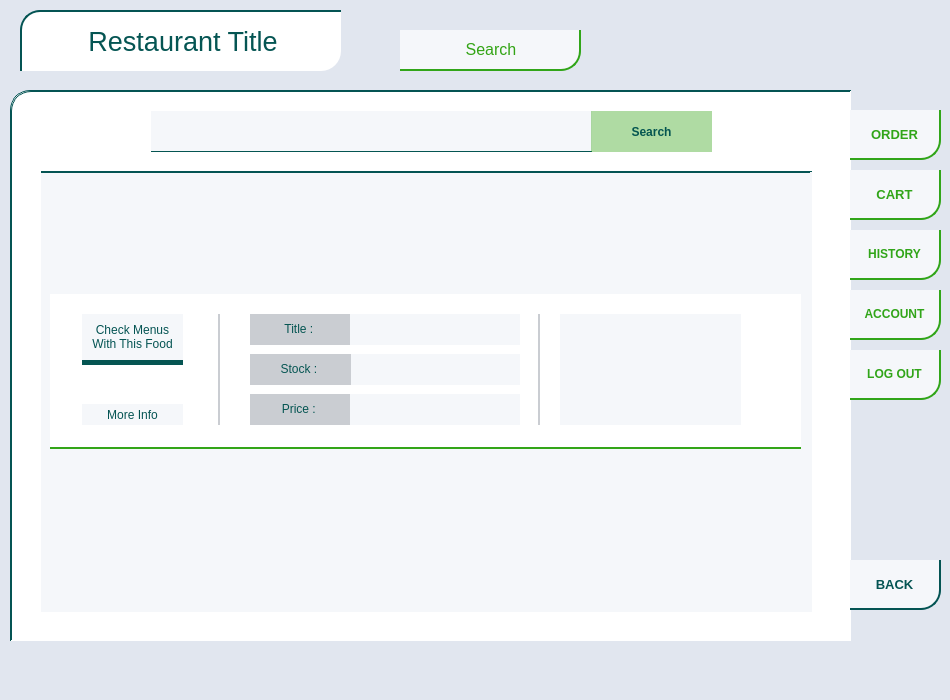
<?xml version="1.0" encoding="UTF-8"?>
<ui version="4.0">
 <class>MainWindow</class>
 <widget class="QMainWindow" name="MainWindow">
  <property name="geometry">
   <rect>
    <x>0</x>
    <y>0</y>
    <width>950</width>
    <height>700</height>
   </rect>
  </property>
  <property name="sizePolicy">
   <sizepolicy hsizetype="Fixed" vsizetype="Fixed">
    <horstretch>0</horstretch>
    <verstretch>0</verstretch>
   </sizepolicy>
  </property>
  <property name="windowTitle">
   <string>MainWindow</string>
  </property>
  <property name="styleSheet">
   <string notr="true">background-color: rgb(225, 230, 239);</string>
  </property>
  <widget class="QWidget" name="centralwidget">
   <property name="sizePolicy">
    <sizepolicy hsizetype="Fixed" vsizetype="Fixed">
     <horstretch>0</horstretch>
     <verstretch>0</verstretch>
    </sizepolicy>
   </property>
   <widget class="QScrollArea" name="scrollArea">
    <property name="geometry">
     <rect>
      <x>10</x>
      <y>90</y>
      <width>841</width>
      <height>551</height>
     </rect>
    </property>
    <property name="sizePolicy">
     <sizepolicy hsizetype="Fixed" vsizetype="Fixed">
      <horstretch>0</horstretch>
      <verstretch>0</verstretch>
     </sizepolicy>
    </property>
    <property name="styleSheet">
     <string notr="true">border-color: rgb(4, 84, 83);
background-color: rgb(255, 255, 255);
border-style : solid;
border-width : 1px;
border-right-width : 0px;
border-bottom-width : 0px;
border-top-left-radius : 20px;
border-bottom-right-radius: 0px;
</string>
    </property>
    <property name="widgetResizable">
     <bool>true</bool>
    </property>
    <widget class="QWidget" name="scrollAreaWidgetContents">
     <property name="geometry">
      <rect>
       <x>0</x>
       <y>0</y>
       <width>839</width>
       <height>549</height>
      </rect>
     </property>
     <widget class="QScrollArea" name="scrollArea_2">
      <property name="geometry">
       <rect>
        <x>30</x>
        <y>80</y>
        <width>771</width>
        <height>441</height>
       </rect>
      </property>
      <property name="styleSheet">
       <string notr="true">border-radius : 0px;
border-width : 0px;
border-top-width : 1px;
background-color: rgb(245, 247, 250);</string>
      </property>
      <property name="widgetResizable">
       <bool>true</bool>
      </property>
      <widget class="QWidget" name="scrollAreaWidgetContents_3">
       <property name="geometry">
        <rect>
         <x>0</x>
         <y>0</y>
         <width>769</width>
         <height>439</height>
        </rect>
       </property>
       <layout class="QVBoxLayout" name="verticalLayout">
        <item>
         <widget class="QWidget" name="foodWidget" native="true">
          <property name="minimumSize">
           <size>
            <width>0</width>
            <height>155</height>
           </size>
          </property>
          <property name="maximumSize">
           <size>
            <width>16777215</width>
            <height>155</height>
           </size>
          </property>
          <property name="styleSheet">
           <string notr="true">background-color: rgb(255, 255, 255);
border-width : 0px;
border-style : solid;
border-bottom-width : 2px;
border-color: rgb(51, 165, 24);
</string>
          </property>
          <widget class="QLabel" name="foodTitleLabel">
           <property name="geometry">
            <rect>
             <x>200</x>
             <y>20</y>
             <width>101</width>
             <height>31</height>
            </rect>
           </property>
           <property name="styleSheet">
            <string notr="true">border-width:0px;
border-color: rgb(5, 85, 82);
border-radius:0px;
background-color: rgb(202, 205, 210);

</string>
           </property>
           <property name="text">
            <string>&lt;html&gt;&lt;head/&gt;&lt;body&gt;&lt;p align=&quot;center&quot;&gt;&lt;span style=&quot; color:#055552;&quot;&gt;Title : &lt;/span&gt;&lt;/p&gt;&lt;/body&gt;&lt;/html&gt;</string>
           </property>
          </widget>
          <widget class="QLabel" name="foodStockValue">
           <property name="geometry">
            <rect>
             <x>300</x>
             <y>60</y>
             <width>170</width>
             <height>31</height>
            </rect>
           </property>
           <property name="sizePolicy">
            <sizepolicy hsizetype="Fixed" vsizetype="Fixed">
             <horstretch>0</horstretch>
             <verstretch>0</verstretch>
            </sizepolicy>
           </property>
           <property name="minimumSize">
            <size>
             <width>170</width>
             <height>0</height>
            </size>
           </property>
           <property name="styleSheet">
            <string notr="true">border-width:0px;
border-color: rgb(5, 85, 82);
border-radius:0px;
background-color: rgb(245, 247, 250);
</string>
           </property>
           <property name="text">
            <string>&lt;html&gt;&lt;head/&gt;&lt;body&gt;&lt;p align=&quot;center&quot;&gt;&lt;span style=&quot; color:#055552;&quot;&gt;&lt;/span&gt;&lt;/p&gt;&lt;/body&gt;&lt;/html&gt;</string>
           </property>
          </widget>
          <widget class="QLabel" name="foodTitleValue">
           <property name="geometry">
            <rect>
             <x>300</x>
             <y>20</y>
             <width>170</width>
             <height>31</height>
            </rect>
           </property>
           <property name="sizePolicy">
            <sizepolicy hsizetype="Fixed" vsizetype="Fixed">
             <horstretch>0</horstretch>
             <verstretch>0</verstretch>
            </sizepolicy>
           </property>
           <property name="minimumSize">
            <size>
             <width>170</width>
             <height>0</height>
            </size>
           </property>
           <property name="styleSheet">
            <string notr="true">border-width:0px;
background-color: rgb(245, 247, 250);
border-color: rgb(5, 85, 82);
border-radius:0px;
background-color: rgb(245, 247, 250);
</string>
           </property>
           <property name="text">
            <string>&lt;html&gt;&lt;head/&gt;&lt;body&gt;&lt;p align=&quot;center&quot;&gt;&lt;span style=&quot; color:#055552;&quot;&gt;&lt;/span&gt;&lt;/p&gt;&lt;/body&gt;&lt;/html&gt;</string>
           </property>
          </widget>
          <widget class="QLabel" name="foodPriceLabel">
           <property name="geometry">
            <rect>
             <x>200</x>
             <y>100</y>
             <width>101</width>
             <height>31</height>
            </rect>
           </property>
           <property name="styleSheet">
            <string notr="true">border-width:0px;
border-color: rgb(5, 85, 82);
border-radius:0px;
background-color: rgb(202, 205, 210);

</string>
           </property>
           <property name="text">
            <string>&lt;html&gt;&lt;head/&gt;&lt;body&gt;&lt;p align=&quot;center&quot;&gt;&lt;span style=&quot; color:#055552;&quot;&gt;Price : &lt;/span&gt;&lt;/p&gt;&lt;/body&gt;&lt;/html&gt;</string>
           </property>
          </widget>
          <widget class="QLabel" name="foodPriceValue">
           <property name="geometry">
            <rect>
             <x>300</x>
             <y>100</y>
             <width>170</width>
             <height>31</height>
            </rect>
           </property>
           <property name="sizePolicy">
            <sizepolicy hsizetype="Fixed" vsizetype="Fixed">
             <horstretch>0</horstretch>
             <verstretch>0</verstretch>
            </sizepolicy>
           </property>
           <property name="minimumSize">
            <size>
             <width>170</width>
             <height>0</height>
            </size>
           </property>
           <property name="styleSheet">
            <string notr="true">border-width:0px;
border-color: rgb(5, 85, 82);
border-radius:0px;
background-color: rgb(245, 247, 250);
</string>
           </property>
           <property name="text">
            <string>&lt;html&gt;&lt;head/&gt;&lt;body&gt;&lt;p align=&quot;center&quot;&gt;&lt;span style=&quot; color:#055552;&quot;&gt;&lt;/span&gt;&lt;/p&gt;&lt;/body&gt;&lt;/html&gt;</string>
           </property>
          </widget>
          <widget class="QLabel" name="foodStockLabel">
           <property name="geometry">
            <rect>
             <x>200</x>
             <y>60</y>
             <width>101</width>
             <height>31</height>
            </rect>
           </property>
           <property name="styleSheet">
            <string notr="true">border-width:0px;
border-color: rgb(5, 85, 82);
border-radius:0px;
background-color: rgb(202, 205, 210);

</string>
           </property>
           <property name="text">
            <string>&lt;html&gt;&lt;head/&gt;&lt;body&gt;&lt;p align=&quot;center&quot;&gt;&lt;span style=&quot; color:#055552;&quot;&gt;Stock : &lt;/span&gt;&lt;/p&gt;&lt;/body&gt;&lt;/html&gt;</string>
           </property>
          </widget>
          <widget class="QLabel" name="foodImage">
           <property name="geometry">
            <rect>
             <x>510</x>
             <y>20</y>
             <width>181</width>
             <height>111</height>
            </rect>
           </property>
           <property name="sizePolicy">
            <sizepolicy hsizetype="Fixed" vsizetype="Fixed">
             <horstretch>0</horstretch>
             <verstretch>0</verstretch>
            </sizepolicy>
           </property>
           <property name="minimumSize">
            <size>
             <width>0</width>
             <height>111</height>
            </size>
           </property>
           <property name="styleSheet">
            <string notr="true">background-color: rgb(245, 247, 250);
border-width : 0px;</string>
           </property>
           <property name="text">
            <string/>
           </property>
          </widget>
          <widget class="QWidget" name="divider1" native="true">
           <property name="geometry">
            <rect>
             <x>150</x>
             <y>20</y>
             <width>20</width>
             <height>111</height>
            </rect>
           </property>
           <property name="styleSheet">
            <string notr="true">border-width : 0px;
border-right-width : 2px;
border-color: rgb(202, 205, 210);</string>
           </property>
          </widget>
          <widget class="QWidget" name="divider2" native="true">
           <property name="geometry">
            <rect>
             <x>470</x>
             <y>20</y>
             <width>20</width>
             <height>111</height>
            </rect>
           </property>
           <property name="styleSheet">
            <string notr="true">border-width : 0px;
border-right-width : 2px;
border-color: rgb(202, 205, 210);</string>
           </property>
          </widget>
          <widget class="QPushButton" name="foodMenuBtn">
           <property name="geometry">
            <rect>
             <x>32</x>
             <y>20</y>
             <width>101</width>
             <height>51</height>
            </rect>
           </property>
           <property name="styleSheet">
            <string notr="true">border-width:0px;
border-bottom-width : 5px;
border-color: rgb(5, 85, 82);
border-radius:0px;
background-color: rgb(245, 247, 250);
padding-left:0px;
color: rgb(4, 84, 83);</string>
           </property>
           <property name="text">
            <string>Check Menus 
With This Food</string>
           </property>
          </widget>
          <widget class="QPushButton" name="foodInfoBtn">
           <property name="geometry">
            <rect>
             <x>32</x>
             <y>110</y>
             <width>101</width>
             <height>21</height>
            </rect>
           </property>
           <property name="styleSheet">
            <string notr="true">border-width:0px;
border-color: rgb(5, 85, 82);
border-radius:0px;
background-color: rgb(245, 247, 250);
padding-left:0px;
color: rgb(4, 84, 83);</string>
           </property>
           <property name="text">
            <string>More Info</string>
           </property>
          </widget>
         </widget>
        </item>
        <item>
         <spacer name="verticalSpacer">
          <property name="orientation">
           <enum>Qt::Vertical</enum>
          </property>
          <property name="sizeType">
           <enum>QSizePolicy::Preferred</enum>
          </property>
          <property name="sizeHint" stdset="0">
           <size>
            <width>20</width>
            <height>40</height>
           </size>
          </property>
         </spacer>
        </item>
       </layout>
      </widget>
     </widget>
     <widget class="QLineEdit" name="searchEdit">
      <property name="geometry">
       <rect>
        <x>140</x>
        <y>20</y>
        <width>441</width>
        <height>41</height>
       </rect>
      </property>
      <property name="styleSheet">
       <string notr="true">border-width:0px;
border-bottom-width : 1px;
border-color: rgb(5, 85, 82);
border-radius:0px;
background-color: rgb(245, 247, 250);
padding-left:20px;
</string>
      </property>
     </widget>
     <widget class="QPushButton" name="searchBtn">
      <property name="geometry">
       <rect>
        <x>580</x>
        <y>20</y>
        <width>121</width>
        <height>41</height>
       </rect>
      </property>
      <property name="styleSheet">
       <string notr="true">border-width:0px;
color: rgb(4, 85, 80);
background-color: rgb(52, 163, 21, 100);
border-bottom-width : 0px;
border-color: rgb(5, 85, 82);
border-radius:0px;
font-weight : 500;
font-size: 9pt;


</string>
      </property>
      <property name="text">
       <string>Search</string>
      </property>
     </widget>
    </widget>
   </widget>
   <widget class="QPushButton" name="historyBtn">
    <property name="geometry">
     <rect>
      <x>850</x>
      <y>230</y>
      <width>91</width>
      <height>50</height>
     </rect>
    </property>
    <property name="styleSheet">
     <string notr="true">border-color : rgb(49, 165, 25);
background-color: rgb(245, 247, 250);
border-style : solid;
border-bottom-width : 2px;
border-right-width : 2px;
border-bottom-right-radius: 20px;
box-shadow: 10px 10px 5px -5px #666;
color : rgb(49, 165, 25);
font-weight : 500;
font-size: 9pt;</string>
    </property>
    <property name="text">
     <string>HISTORY</string>
    </property>
   </widget>
   <widget class="QPushButton" name="logoutBtn">
    <property name="geometry">
     <rect>
      <x>850</x>
      <y>350</y>
      <width>91</width>
      <height>50</height>
     </rect>
    </property>
    <property name="styleSheet">
     <string notr="true">border-color : rgb(49, 165, 25);
background-color: rgb(245, 247, 250);
border-style : solid;
border-bottom-width : 2px;
border-right-width : 2px;
border-bottom-right-radius: 20px;
box-shadow: 10px 10px 5px -5px #666;
color : rgb(49, 165, 25);
font-weight : 500;
font-size: 9pt;</string>
    </property>
    <property name="text">
     <string>LOG OUT</string>
    </property>
   </widget>
   <widget class="QPushButton" name="accountBtn">
    <property name="geometry">
     <rect>
      <x>850</x>
      <y>290</y>
      <width>91</width>
      <height>50</height>
     </rect>
    </property>
    <property name="styleSheet">
     <string notr="true">border-color : rgb(49, 165, 25);
background-color: rgb(245, 247, 250);
border-style : solid;
border-bottom-width : 2px;
border-right-width : 2px;
border-bottom-right-radius: 20px;
box-shadow: 10px 10px 5px -5px #666;
color : rgb(49, 165, 25);
font-weight : 500;
font-size: 9pt;</string>
    </property>
    <property name="text">
     <string>ACCOUNT</string>
    </property>
   </widget>
   <widget class="QPushButton" name="orderBtn">
    <property name="geometry">
     <rect>
      <x>850</x>
      <y>110</y>
      <width>91</width>
      <height>50</height>
     </rect>
    </property>
    <property name="styleSheet">
     <string notr="true">border-color: rgb(49, 165, 25);
background-color: rgb(245, 247, 250);
border-style : solid;
border-bottom-width : 2px;
border-right-width : 2px;
border-bottom-right-radius: 20px;
box-shadow: 10px 10px 5px -5px #666;
color : rgb(49, 165, 25);
font-weight : 500;
font-size: 10pt;</string>
    </property>
    <property name="text">
     <string>ORDER</string>
    </property>
   </widget>
   <widget class="QPushButton" name="backBtn">
    <property name="geometry">
     <rect>
      <x>850</x>
      <y>560</y>
      <width>91</width>
      <height>50</height>
     </rect>
    </property>
    <property name="styleSheet">
     <string notr="true">border-color: rgb(4, 84, 83);
background-color: rgb(245, 247, 250);
border-style : solid;
border-bottom-width : 2px;
border-right-width : 2px;
border-bottom-right-radius: 20px;
box-shadow: 10px 10px 5px -5px #666;
color: rgb(4, 84, 83);
font-weight : 500;
font-size: 10pt;</string>
    </property>
    <property name="text">
     <string>BACK</string>
    </property>
   </widget>
   <widget class="QLabel" name="mainTitle">
    <property name="geometry">
     <rect>
      <x>20</x>
      <y>10</y>
      <width>321</width>
      <height>61</height>
     </rect>
    </property>
    <property name="toolTip">
     <string>&lt;html&gt;&lt;head/&gt;&lt;body&gt;&lt;p align=&quot;center&quot;&gt;&lt;br/&gt;&lt;/p&gt;&lt;/body&gt;&lt;/html&gt;</string>
    </property>
    <property name="whatsThis">
     <string>&lt;html&gt;&lt;head/&gt;&lt;body&gt;&lt;p align=&quot;center&quot;&gt;&lt;br/&gt;&lt;/p&gt;&lt;/body&gt;&lt;/html&gt;</string>
    </property>
    <property name="styleSheet">
     <string notr="true">border-color: rgb(4, 84, 83);
background-color: rgb(255, 255, 255);
border-style : solid;
border-width : 2px;
border-right-width : 0px;
border-bottom-width : 0px;
border-top-left-radius : 20px;
border-bottom-right-radius: 20px;
text-align: center;
</string>
    </property>
    <property name="text">
     <string>&lt;html&gt;&lt;head/&gt;&lt;body&gt;&lt;p align=&quot;center&quot;&gt;&lt;span style=&quot; font-size:20pt; color:#055553;&quot;&gt;Restaurant Title&lt;/span&gt;&lt;/p&gt;&lt;/body&gt;&lt;/html&gt;</string>
    </property>
   </widget>
   <widget class="QLabel" name="windowTitle">
    <property name="geometry">
     <rect>
      <x>400</x>
      <y>30</y>
      <width>181</width>
      <height>41</height>
     </rect>
    </property>
    <property name="styleSheet">
     <string notr="true">border-color : rgb(49, 165, 25);
background-color: rgb(245, 247, 250);
border-style : solid;
border-bottom-width : 2px;
border-right-width : 2px;
border-bottom-right-radius: 20px;
box-shadow: 10px 10px 5px -5px #666;
text-align: center;
color : rgb(49, 165, 25);</string>
    </property>
    <property name="text">
     <string>&lt;html&gt;&lt;head/&gt;&lt;body&gt;&lt;p align=&quot;center&quot;&gt;&lt;span style=&quot; font-size:12pt; color:#33a415;&quot;&gt;Search&lt;/span&gt;&lt;/p&gt;&lt;/body&gt;&lt;/html&gt;</string>
    </property>
   </widget>
   <widget class="QPushButton" name="cartBtn">
    <property name="geometry">
     <rect>
      <x>850</x>
      <y>170</y>
      <width>91</width>
      <height>50</height>
     </rect>
    </property>
    <property name="styleSheet">
     <string notr="true">border-color : rgb(49, 165, 25);
background-color: rgb(245, 247, 250);
border-style : solid;
border-bottom-width : 2px;
border-right-width : 2px;
border-bottom-right-radius: 20px;
box-shadow: 10px 10px 5px -5px #666;
color : rgb(49, 165, 25);
font-weight : 500;
font-size: 10pt;</string>
    </property>
    <property name="text">
     <string>CART</string>
    </property>
   </widget>
  </widget>
  <widget class="QMenuBar" name="menubar">
   <property name="geometry">
    <rect>
     <x>0</x>
     <y>0</y>
     <width>950</width>
     <height>26</height>
    </rect>
   </property>
   <property name="sizePolicy">
    <sizepolicy hsizetype="Fixed" vsizetype="Fixed">
     <horstretch>0</horstretch>
     <verstretch>0</verstretch>
    </sizepolicy>
   </property>
   <property name="palette">
    <palette>
     <active>
      <colorrole role="WindowText">
       <brush brushstyle="SolidPattern">
        <color alpha="255">
         <red>0</red>
         <green>0</green>
         <blue>0</blue>
        </color>
       </brush>
      </colorrole>
      <colorrole role="Button">
       <brush brushstyle="SolidPattern">
        <color alpha="255">
         <red>225</red>
         <green>230</green>
         <blue>239</blue>
        </color>
       </brush>
      </colorrole>
      <colorrole role="Light">
       <brush brushstyle="SolidPattern">
        <color alpha="255">
         <red>255</red>
         <green>255</green>
         <blue>255</blue>
        </color>
       </brush>
      </colorrole>
      <colorrole role="Midlight">
       <brush brushstyle="SolidPattern">
        <color alpha="255">
         <red>240</red>
         <green>242</green>
         <blue>247</blue>
        </color>
       </brush>
      </colorrole>
      <colorrole role="Dark">
       <brush brushstyle="SolidPattern">
        <color alpha="255">
         <red>112</red>
         <green>115</green>
         <blue>119</blue>
        </color>
       </brush>
      </colorrole>
      <colorrole role="Mid">
       <brush brushstyle="SolidPattern">
        <color alpha="255">
         <red>150</red>
         <green>153</green>
         <blue>159</blue>
        </color>
       </brush>
      </colorrole>
      <colorrole role="Text">
       <brush brushstyle="SolidPattern">
        <color alpha="255">
         <red>0</red>
         <green>0</green>
         <blue>0</blue>
        </color>
       </brush>
      </colorrole>
      <colorrole role="BrightText">
       <brush brushstyle="SolidPattern">
        <color alpha="255">
         <red>255</red>
         <green>255</green>
         <blue>255</blue>
        </color>
       </brush>
      </colorrole>
      <colorrole role="ButtonText">
       <brush brushstyle="SolidPattern">
        <color alpha="255">
         <red>0</red>
         <green>0</green>
         <blue>0</blue>
        </color>
       </brush>
      </colorrole>
      <colorrole role="Base">
       <brush brushstyle="SolidPattern">
        <color alpha="255">
         <red>225</red>
         <green>230</green>
         <blue>239</blue>
        </color>
       </brush>
      </colorrole>
      <colorrole role="Window">
       <brush brushstyle="SolidPattern">
        <color alpha="255">
         <red>225</red>
         <green>230</green>
         <blue>239</blue>
        </color>
       </brush>
      </colorrole>
      <colorrole role="Shadow">
       <brush brushstyle="SolidPattern">
        <color alpha="255">
         <red>0</red>
         <green>0</green>
         <blue>0</blue>
        </color>
       </brush>
      </colorrole>
      <colorrole role="AlternateBase">
       <brush brushstyle="SolidPattern">
        <color alpha="255">
         <red>240</red>
         <green>242</green>
         <blue>247</blue>
        </color>
       </brush>
      </colorrole>
      <colorrole role="ToolTipBase">
       <brush brushstyle="SolidPattern">
        <color alpha="255">
         <red>255</red>
         <green>255</green>
         <blue>220</blue>
        </color>
       </brush>
      </colorrole>
      <colorrole role="ToolTipText">
       <brush brushstyle="SolidPattern">
        <color alpha="255">
         <red>0</red>
         <green>0</green>
         <blue>0</blue>
        </color>
       </brush>
      </colorrole>
      <colorrole role="PlaceholderText">
       <brush brushstyle="SolidPattern">
        <color alpha="128">
         <red>0</red>
         <green>0</green>
         <blue>0</blue>
        </color>
       </brush>
      </colorrole>
     </active>
     <inactive>
      <colorrole role="WindowText">
       <brush brushstyle="SolidPattern">
        <color alpha="255">
         <red>0</red>
         <green>0</green>
         <blue>0</blue>
        </color>
       </brush>
      </colorrole>
      <colorrole role="Button">
       <brush brushstyle="SolidPattern">
        <color alpha="255">
         <red>225</red>
         <green>230</green>
         <blue>239</blue>
        </color>
       </brush>
      </colorrole>
      <colorrole role="Light">
       <brush brushstyle="SolidPattern">
        <color alpha="255">
         <red>255</red>
         <green>255</green>
         <blue>255</blue>
        </color>
       </brush>
      </colorrole>
      <colorrole role="Midlight">
       <brush brushstyle="SolidPattern">
        <color alpha="255">
         <red>240</red>
         <green>242</green>
         <blue>247</blue>
        </color>
       </brush>
      </colorrole>
      <colorrole role="Dark">
       <brush brushstyle="SolidPattern">
        <color alpha="255">
         <red>112</red>
         <green>115</green>
         <blue>119</blue>
        </color>
       </brush>
      </colorrole>
      <colorrole role="Mid">
       <brush brushstyle="SolidPattern">
        <color alpha="255">
         <red>150</red>
         <green>153</green>
         <blue>159</blue>
        </color>
       </brush>
      </colorrole>
      <colorrole role="Text">
       <brush brushstyle="SolidPattern">
        <color alpha="255">
         <red>0</red>
         <green>0</green>
         <blue>0</blue>
        </color>
       </brush>
      </colorrole>
      <colorrole role="BrightText">
       <brush brushstyle="SolidPattern">
        <color alpha="255">
         <red>255</red>
         <green>255</green>
         <blue>255</blue>
        </color>
       </brush>
      </colorrole>
      <colorrole role="ButtonText">
       <brush brushstyle="SolidPattern">
        <color alpha="255">
         <red>0</red>
         <green>0</green>
         <blue>0</blue>
        </color>
       </brush>
      </colorrole>
      <colorrole role="Base">
       <brush brushstyle="SolidPattern">
        <color alpha="255">
         <red>225</red>
         <green>230</green>
         <blue>239</blue>
        </color>
       </brush>
      </colorrole>
      <colorrole role="Window">
       <brush brushstyle="SolidPattern">
        <color alpha="255">
         <red>225</red>
         <green>230</green>
         <blue>239</blue>
        </color>
       </brush>
      </colorrole>
      <colorrole role="Shadow">
       <brush brushstyle="SolidPattern">
        <color alpha="255">
         <red>0</red>
         <green>0</green>
         <blue>0</blue>
        </color>
       </brush>
      </colorrole>
      <colorrole role="AlternateBase">
       <brush brushstyle="SolidPattern">
        <color alpha="255">
         <red>240</red>
         <green>242</green>
         <blue>247</blue>
        </color>
       </brush>
      </colorrole>
      <colorrole role="ToolTipBase">
       <brush brushstyle="SolidPattern">
        <color alpha="255">
         <red>255</red>
         <green>255</green>
         <blue>220</blue>
        </color>
       </brush>
      </colorrole>
      <colorrole role="ToolTipText">
       <brush brushstyle="SolidPattern">
        <color alpha="255">
         <red>0</red>
         <green>0</green>
         <blue>0</blue>
        </color>
       </brush>
      </colorrole>
      <colorrole role="PlaceholderText">
       <brush brushstyle="SolidPattern">
        <color alpha="128">
         <red>0</red>
         <green>0</green>
         <blue>0</blue>
        </color>
       </brush>
      </colorrole>
     </inactive>
     <disabled>
      <colorrole role="WindowText">
       <brush brushstyle="SolidPattern">
        <color alpha="255">
         <red>112</red>
         <green>115</green>
         <blue>119</blue>
        </color>
       </brush>
      </colorrole>
      <colorrole role="Button">
       <brush brushstyle="SolidPattern">
        <color alpha="255">
         <red>225</red>
         <green>230</green>
         <blue>239</blue>
        </color>
       </brush>
      </colorrole>
      <colorrole role="Light">
       <brush brushstyle="SolidPattern">
        <color alpha="255">
         <red>255</red>
         <green>255</green>
         <blue>255</blue>
        </color>
       </brush>
      </colorrole>
      <colorrole role="Midlight">
       <brush brushstyle="SolidPattern">
        <color alpha="255">
         <red>240</red>
         <green>242</green>
         <blue>247</blue>
        </color>
       </brush>
      </colorrole>
      <colorrole role="Dark">
       <brush brushstyle="SolidPattern">
        <color alpha="255">
         <red>112</red>
         <green>115</green>
         <blue>119</blue>
        </color>
       </brush>
      </colorrole>
      <colorrole role="Mid">
       <brush brushstyle="SolidPattern">
        <color alpha="255">
         <red>150</red>
         <green>153</green>
         <blue>159</blue>
        </color>
       </brush>
      </colorrole>
      <colorrole role="Text">
       <brush brushstyle="SolidPattern">
        <color alpha="255">
         <red>112</red>
         <green>115</green>
         <blue>119</blue>
        </color>
       </brush>
      </colorrole>
      <colorrole role="BrightText">
       <brush brushstyle="SolidPattern">
        <color alpha="255">
         <red>255</red>
         <green>255</green>
         <blue>255</blue>
        </color>
       </brush>
      </colorrole>
      <colorrole role="ButtonText">
       <brush brushstyle="SolidPattern">
        <color alpha="255">
         <red>112</red>
         <green>115</green>
         <blue>119</blue>
        </color>
       </brush>
      </colorrole>
      <colorrole role="Base">
       <brush brushstyle="SolidPattern">
        <color alpha="255">
         <red>225</red>
         <green>230</green>
         <blue>239</blue>
        </color>
       </brush>
      </colorrole>
      <colorrole role="Window">
       <brush brushstyle="SolidPattern">
        <color alpha="255">
         <red>225</red>
         <green>230</green>
         <blue>239</blue>
        </color>
       </brush>
      </colorrole>
      <colorrole role="Shadow">
       <brush brushstyle="SolidPattern">
        <color alpha="255">
         <red>0</red>
         <green>0</green>
         <blue>0</blue>
        </color>
       </brush>
      </colorrole>
      <colorrole role="AlternateBase">
       <brush brushstyle="SolidPattern">
        <color alpha="255">
         <red>225</red>
         <green>230</green>
         <blue>239</blue>
        </color>
       </brush>
      </colorrole>
      <colorrole role="ToolTipBase">
       <brush brushstyle="SolidPattern">
        <color alpha="255">
         <red>255</red>
         <green>255</green>
         <blue>220</blue>
        </color>
       </brush>
      </colorrole>
      <colorrole role="ToolTipText">
       <brush brushstyle="SolidPattern">
        <color alpha="255">
         <red>0</red>
         <green>0</green>
         <blue>0</blue>
        </color>
       </brush>
      </colorrole>
      <colorrole role="PlaceholderText">
       <brush brushstyle="SolidPattern">
        <color alpha="128">
         <red>0</red>
         <green>0</green>
         <blue>0</blue>
        </color>
       </brush>
      </colorrole>
     </disabled>
    </palette>
   </property>
   <property name="defaultUp">
    <bool>false</bool>
   </property>
  </widget>
  <widget class="QStatusBar" name="statusbar"/>
 </widget>
 <resources/>
 <connections/>
</ui>
